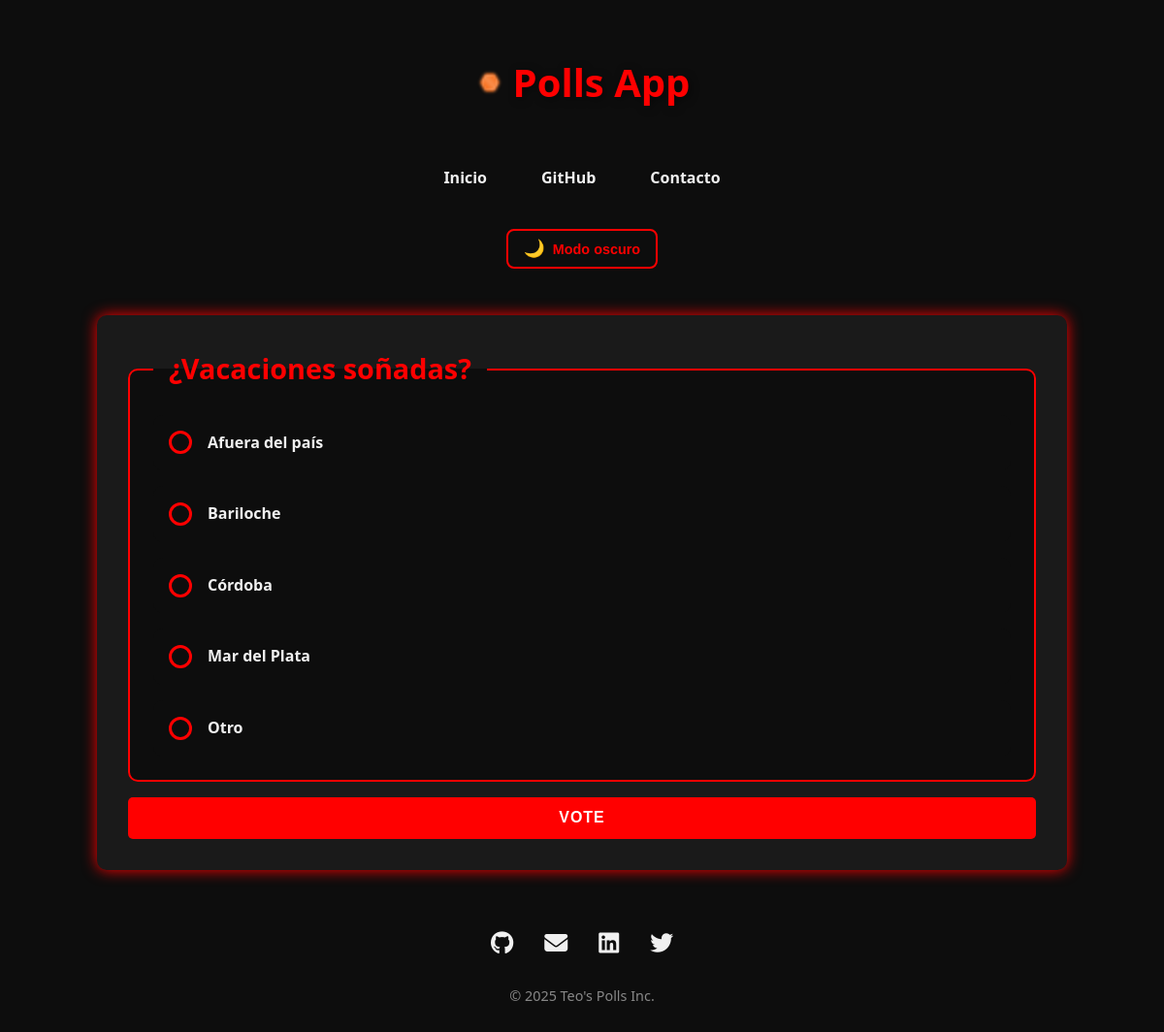
/polls/20/, run on an earlier commit of the app's database.
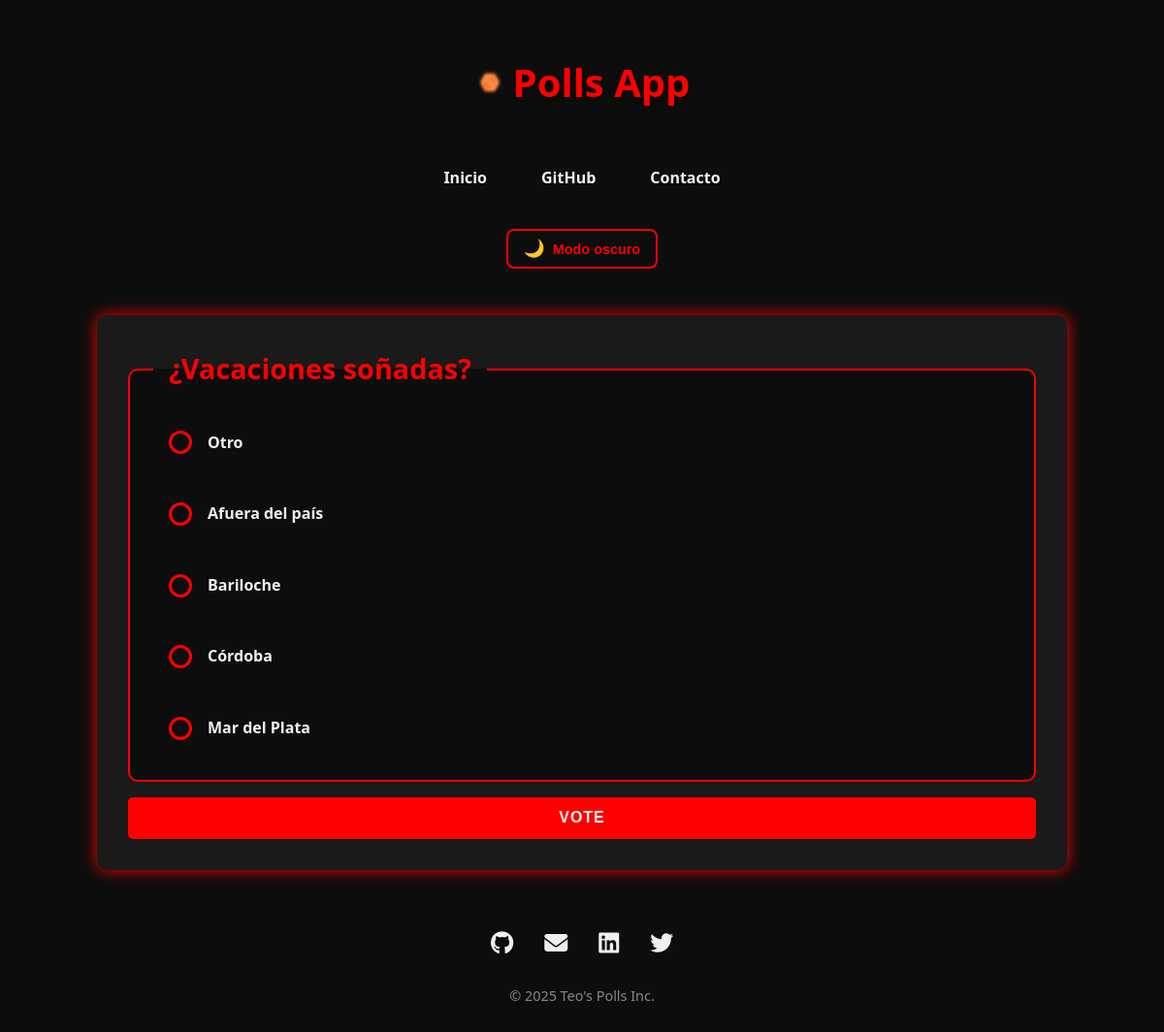
And on a later commit of the database.
### polls/models.py (models this page shows, shortened)
class Choice(models.Model):
    question = models.ForeignKey(
        Question,
        on_delete=models.CASCADE,
        related_name='choices'
    )
    choice_text = models.CharField(
        max_length=200,
        validators=[MinLengthValidator(2, "Choice must be at least 2 characters long.")],
        help_text="Enter a clear choice option (2-200 characters)"
    )
    votes = models.IntegerField(
        default=0,
        help_text="Number of votes this choice has received"
    )
    class Meta:
        ordering = ['-votes', 'choice_text']
        verbose_name = "Choice Option"
        verbose_name_plural = "Choice Options"
        unique_together = ['question', 'choice_text']

### polls/views.py (the view)
# urls.py: path("<int:pk>/", views.DetailView.as_view(), name="detail"),
class DetailView(generic.DetailView):
    model = Question
    template_name = "polls/detail.html"
    def get_queryset(self):
        return Question.objects.filter(pub_date__lte=timezone.now())

### polls/templates/polls/detail.html (shortened to what this page needs)
{% extends "base.html" %}
{% block content %}
<form action="{% url 'polls:vote' question.id %}" method="post">
    <fieldset>
        <legend><h1>{{ question.question_text }}</h1></legend>
        <div class="choices">
            {% for choice in question.choices.all %}
                <label class="custom-radio">
                    <span class="radio-mark"></span>
                    {{ choice.choice_text }}
                </label>
            {% endfor %}
        </div>
    </fieldset>
    <input type="submit" value="Vote">
</form>
{% endblock %}

What changed in the data, as far as the page shows it:
changed Choice "Otro": moves up the list
